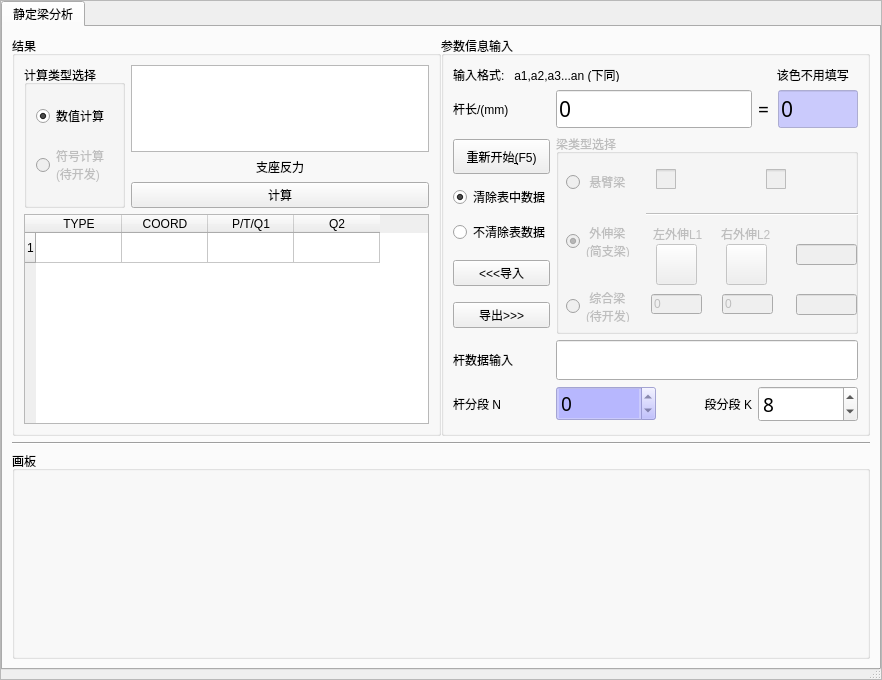
<?xml version="1.0" encoding="UTF-8"?>
<ui version="4.0">
 <class>MainWindow</class>
 <widget class="QDialog" name="MainWindow">
  <property name="geometry">
   <rect>
    <x>0</x>
    <y>0</y>
    <width>882</width>
    <height>680</height>
   </rect>
  </property>
  <property name="sizePolicy">
   <sizepolicy hsizetype="Preferred" vsizetype="Expanding">
    <horstretch>0</horstretch>
    <verstretch>0</verstretch>
   </sizepolicy>
  </property>
  <property name="minimumSize">
   <size>
    <width>0</width>
    <height>450</height>
   </size>
  </property>
  <property name="maximumSize">
   <size>
    <width>65535</width>
    <height>680</height>
   </size>
  </property>
  <property name="windowTitle">
   <string>剪力弯矩计算器</string>
  </property>
  <property name="windowIcon">
   <iconset resource="images.qrc">
    <normaloff>:/Resources/活动铰支.jpg</normaloff>:/Resources/活动铰支.jpg</iconset>
  </property>
  <property name="autoFillBackground">
   <bool>true</bool>
  </property>
  <property name="sizeGripEnabled">
   <bool>true</bool>
  </property>
  <layout class="QGridLayout" name="gridLayout_4">
   <property name="leftMargin">
    <number>0</number>
   </property>
   <property name="topMargin">
    <number>0</number>
   </property>
   <property name="rightMargin">
    <number>0</number>
   </property>
   <property name="bottomMargin">
    <number>0</number>
   </property>
   <item row="0" column="0">
    <widget class="QScrollArea" name="scrollArea">
     <property name="minimumSize">
      <size>
       <width>0</width>
       <height>450</height>
      </size>
     </property>
     <property name="layoutDirection">
      <enum>Qt::LeftToRight</enum>
     </property>
     <property name="horizontalScrollBarPolicy">
      <enum>Qt::ScrollBarAsNeeded</enum>
     </property>
     <property name="widgetResizable">
      <bool>true</bool>
     </property>
     <widget class="QWidget" name="scrollAreaWidgetContents_2">
      <property name="geometry">
       <rect>
        <x>0</x>
        <y>0</y>
        <width>880</width>
        <height>678</height>
       </rect>
      </property>
      <layout class="QGridLayout" name="gridLayout_5">
       <property name="leftMargin">
        <number>0</number>
       </property>
       <property name="topMargin">
        <number>0</number>
       </property>
       <property name="rightMargin">
        <number>0</number>
       </property>
       <item row="0" column="1">
        <widget class="QTabWidget" name="tabWidget">
         <property name="enabled">
          <bool>true</bool>
         </property>
         <property name="minimumSize">
          <size>
           <width>700</width>
           <height>650</height>
          </size>
         </property>
         <property name="maximumSize">
          <size>
           <width>65535</width>
           <height>65535</height>
          </size>
         </property>
         <property name="focusPolicy">
          <enum>Qt::NoFocus</enum>
         </property>
         <property name="layoutDirection">
          <enum>Qt::LeftToRight</enum>
         </property>
         <property name="autoFillBackground">
          <bool>true</bool>
         </property>
         <property name="styleSheet">
          <string notr="true"/>
         </property>
         <property name="currentIndex">
          <number>0</number>
         </property>
         <property name="movable">
          <bool>false</bool>
         </property>
         <widget class="QWidget" name="tab">
          <attribute name="title">
           <string>静定梁分析</string>
          </attribute>
          <layout class="QVBoxLayout" name="verticalLayout_4">
           <item>
            <layout class="QHBoxLayout" name="horizontalLayout_4">
             <property name="spacing">
              <number>0</number>
             </property>
             <item>
              <widget class="QGroupBox" name="groupBox_2">
               <property name="minimumSize">
                <size>
                 <width>0</width>
                 <height>400</height>
                </size>
               </property>
               <property name="maximumSize">
                <size>
                 <width>6666</width>
                 <height>400</height>
                </size>
               </property>
               <property name="title">
                <string>结果</string>
               </property>
               <layout class="QVBoxLayout" name="verticalLayout_3" stretch="0,0">
                <item>
                 <layout class="QHBoxLayout" name="horizontalLayout_5">
                  <item>
                   <widget class="QGroupBox" name="groupBox1">
                    <property name="title">
                     <string>计算类型选择</string>
                    </property>
                    <layout class="QVBoxLayout" name="verticalLayout_2">
                     <item>
                      <widget class="QRadioButton" name="radioButton_4">
                       <property name="focusPolicy">
                        <enum>Qt::NoFocus</enum>
                       </property>
                       <property name="text">
                        <string>数值计算</string>
                       </property>
                       <property name="checked">
                        <bool>true</bool>
                       </property>
                      </widget>
                     </item>
                     <item>
                      <widget class="QRadioButton" name="radioButton_5">
                       <property name="enabled">
                        <bool>false</bool>
                       </property>
                       <property name="focusPolicy">
                        <enum>Qt::NoFocus</enum>
                       </property>
                       <property name="text">
                        <string>符号计算
(待开发)</string>
                       </property>
                       <property name="checked">
                        <bool>false</bool>
                       </property>
                      </widget>
                     </item>
                    </layout>
                   </widget>
                  </item>
                  <item>
                   <layout class="QGridLayout" name="gridLayout_3">
                    <item row="2" column="0">
                     <widget class="QPushButton" name="pushButton_2">
                      <property name="text">
                       <string>计算</string>
                      </property>
                      <property name="autoDefault">
                       <bool>false</bool>
                      </property>
                     </widget>
                    </item>
                    <item row="1" column="0">
                     <widget class="QLabel" name="label_11">
                      <property name="text">
                       <string>                  支座反力</string>
                      </property>
                      <property name="textFormat">
                       <enum>Qt::RichText</enum>
                      </property>
                      <property name="alignment">
                       <set>Qt::AlignCenter</set>
                      </property>
                     </widget>
                    </item>
                    <item row="0" column="0">
                     <widget class="QTextEdit" name="textEdit_1">
                      <property name="font">
                       <font>
                        <family>黑体</family>
                        <pointsize>12</pointsize>
                       </font>
                      </property>
                      <property name="readOnly">
                       <bool>true</bool>
                      </property>
                     </widget>
                    </item>
                   </layout>
                  </item>
                 </layout>
                </item>
                <item>
                 <widget class="QTableWidget" name="tableWidget">
                  <property name="minimumSize">
                   <size>
                    <width>0</width>
                    <height>210</height>
                   </size>
                  </property>
                  <property name="sizeIncrement">
                   <size>
                    <width>381</width>
                    <height>265</height>
                   </size>
                  </property>
                  <property name="baseSize">
                   <size>
                    <width>381</width>
                    <height>265</height>
                   </size>
                  </property>
                  <property name="textElideMode">
                   <enum>Qt::ElideMiddle</enum>
                  </property>
                  <attribute name="horizontalHeaderCascadingSectionResizes">
                   <bool>true</bool>
                  </attribute>
                  <attribute name="horizontalHeaderDefaultSectionSize">
                   <number>86</number>
                  </attribute>
                  <row>
                   <property name="text">
                    <string>1</string>
                   </property>
                  </row>
                  <column>
                   <property name="text">
                    <string>TYPE</string>
                   </property>
                  </column>
                  <column>
                   <property name="text">
                    <string>COORD</string>
                   </property>
                  </column>
                  <column>
                   <property name="text">
                    <string>P/T/Q1</string>
                   </property>
                  </column>
                  <column>
                   <property name="text">
                    <string>Q2</string>
                   </property>
                  </column>
                  <item row="0" column="0">
                   <property name="text">
                    <string/>
                   </property>
                  </item>
                  <item row="0" column="1">
                   <property name="text">
                    <string/>
                   </property>
                  </item>
                  <item row="0" column="2">
                   <property name="text">
                    <string/>
                   </property>
                  </item>
                  <item row="0" column="3">
                   <property name="text">
                    <string/>
                   </property>
                  </item>
                 </widget>
                </item>
               </layout>
              </widget>
             </item>
             <item>
              <widget class="QGroupBox" name="groupBox">
               <property name="minimumSize">
                <size>
                 <width>0</width>
                 <height>400</height>
                </size>
               </property>
               <property name="maximumSize">
                <size>
                 <width>6666</width>
                 <height>400</height>
                </size>
               </property>
               <property name="title">
                <string>参数信息输入</string>
               </property>
               <layout class="QGridLayout" name="gridLayout">
                <item row="0" column="0">
                 <layout class="QGridLayout" name="gridLayout_2">
                  <item row="4" column="0">
                   <widget class="QPushButton" name="pushButton_6">
                    <property name="enabled">
                     <bool>true</bool>
                    </property>
                    <property name="focusPolicy">
                     <enum>Qt::NoFocus</enum>
                    </property>
                    <property name="text">
                     <string>导出&gt;&gt;&gt;</string>
                    </property>
                   </widget>
                  </item>
                  <item row="6" column="0">
                   <widget class="QLabel" name="label_8">
                    <property name="maximumSize">
                     <size>
                      <width>60</width>
                      <height>16777215</height>
                     </size>
                    </property>
                    <property name="text">
                     <string>杆分段 N</string>
                    </property>
                   </widget>
                  </item>
                  <item row="6" column="3">
                   <widget class="QSpinBox" name="Kbox">
                    <property name="sizePolicy">
                     <sizepolicy hsizetype="Expanding" vsizetype="Fixed">
                      <horstretch>0</horstretch>
                      <verstretch>0</verstretch>
                     </sizepolicy>
                    </property>
                    <property name="minimumSize">
                     <size>
                      <width>100</width>
                      <height>30</height>
                     </size>
                    </property>
                    <property name="maximumSize">
                     <size>
                      <width>100</width>
                      <height>16777215</height>
                     </size>
                    </property>
                    <property name="font">
                     <font>
                      <family>Agency FB</family>
                      <pointsize>14</pointsize>
                     </font>
                    </property>
                    <property name="maximum">
                     <number>1000</number>
                    </property>
                    <property name="value">
                     <number>8</number>
                    </property>
                   </widget>
                  </item>
                  <item row="5" column="0">
                   <widget class="QLabel" name="label_21">
                    <property name="maximumSize">
                     <size>
                      <width>60</width>
                      <height>16777215</height>
                     </size>
                    </property>
                    <property name="text">
                     <string>杆数据输入</string>
                    </property>
                   </widget>
                  </item>
                  <item row="1" column="3">
                   <layout class="QHBoxLayout" name="horizontalLayout">
                    <item>
                     <widget class="QLabel" name="label">
                      <property name="font">
                       <font>
                        <family>黑体</family>
                        <pointsize>14</pointsize>
                       </font>
                      </property>
                      <property name="text">
                       <string>=</string>
                      </property>
                     </widget>
                    </item>
                    <item>
                     <widget class="QLineEdit" name="lineEdit24">
                      <property name="sizePolicy">
                       <sizepolicy hsizetype="Maximum" vsizetype="Maximum">
                        <horstretch>0</horstretch>
                        <verstretch>0</verstretch>
                       </sizepolicy>
                      </property>
                      <property name="minimumSize">
                       <size>
                        <width>60</width>
                        <height>20</height>
                       </size>
                      </property>
                      <property name="maximumSize">
                       <size>
                        <width>80</width>
                        <height>16777215</height>
                       </size>
                      </property>
                      <property name="font">
                       <font>
                        <family>黑体</family>
                        <pointsize>16</pointsize>
                       </font>
                      </property>
                      <property name="layoutDirection">
                       <enum>Qt::RightToLeft</enum>
                      </property>
                      <property name="styleSheet">
                       <string notr="true">background-color: rgba(170, 170, 255, 150);</string>
                      </property>
                      <property name="text">
                       <string>0</string>
                      </property>
                      <property name="maxLength">
                       <number>30000</number>
                      </property>
                      <property name="readOnly">
                       <bool>true</bool>
                      </property>
                     </widget>
                    </item>
                   </layout>
                  </item>
                  <item row="5" column="1" colspan="3">
                   <widget class="QLineEdit" name="lineEdit">
                    <property name="minimumSize">
                     <size>
                      <width>0</width>
                      <height>40</height>
                     </size>
                    </property>
                    <property name="font">
                     <font>
                      <family>黑体</family>
                      <pointsize>16</pointsize>
                     </font>
                    </property>
                    <property name="text">
                     <string/>
                    </property>
                   </widget>
                  </item>
                  <item row="0" column="3">
                   <widget class="QLabel" name="label_2">
                    <property name="text">
                     <string>   该色不用填写</string>
                    </property>
                    <property name="alignment">
                     <set>Qt::AlignCenter</set>
                    </property>
                   </widget>
                  </item>
                  <item row="6" column="1">
                   <widget class="QSpinBox" name="Nbox">
                    <property name="sizePolicy">
                     <sizepolicy hsizetype="Expanding" vsizetype="Fixed">
                      <horstretch>0</horstretch>
                      <verstretch>0</verstretch>
                     </sizepolicy>
                    </property>
                    <property name="minimumSize">
                     <size>
                      <width>10</width>
                      <height>30</height>
                     </size>
                    </property>
                    <property name="maximumSize">
                     <size>
                      <width>100</width>
                      <height>16777215</height>
                     </size>
                    </property>
                    <property name="font">
                     <font>
                      <family>Agency FB</family>
                      <pointsize>14</pointsize>
                     </font>
                    </property>
                    <property name="styleSheet">
                     <string notr="true">background-color: rgba(170, 170, 255, 150);</string>
                    </property>
                    <property name="readOnly">
                     <bool>true</bool>
                    </property>
                    <property name="value">
                     <number>0</number>
                    </property>
                   </widget>
                  </item>
                  <item row="1" column="0">
                   <widget class="QLabel" name="label_7">
                    <property name="sizePolicy">
                     <sizepolicy hsizetype="Minimum" vsizetype="Preferred">
                      <horstretch>0</horstretch>
                      <verstretch>0</verstretch>
                     </sizepolicy>
                    </property>
                    <property name="maximumSize">
                     <size>
                      <width>60</width>
                      <height>16777215</height>
                     </size>
                    </property>
                    <property name="text">
                     <string>杆长/(mm)</string>
                    </property>
                   </widget>
                  </item>
                  <item row="0" column="0" colspan="3">
                   <widget class="QLabel" name="label_22">
                    <property name="sizePolicy">
                     <sizepolicy hsizetype="Expanding" vsizetype="Preferred">
                      <horstretch>0</horstretch>
                      <verstretch>0</verstretch>
                     </sizepolicy>
                    </property>
                    <property name="maximumSize">
                     <size>
                      <width>16777215</width>
                      <height>15</height>
                     </size>
                    </property>
                    <property name="text">
                     <string>输入格式:   a1,a2,a3...an (下同)               </string>
                    </property>
                    <property name="textFormat">
                     <enum>Qt::PlainText</enum>
                    </property>
                    <property name="alignment">
                     <set>Qt::AlignLeading|Qt::AlignLeft|Qt::AlignVCenter</set>
                    </property>
                   </widget>
                  </item>
                  <item row="1" column="1" colspan="2">
                   <widget class="QLineEdit" name="lineEdit21">
                    <property name="sizePolicy">
                     <sizepolicy hsizetype="Expanding" vsizetype="Fixed">
                      <horstretch>0</horstretch>
                      <verstretch>0</verstretch>
                     </sizepolicy>
                    </property>
                    <property name="minimumSize">
                     <size>
                      <width>100</width>
                      <height>20</height>
                     </size>
                    </property>
                    <property name="maximumSize">
                     <size>
                      <width>16777215</width>
                      <height>16777215</height>
                     </size>
                    </property>
                    <property name="font">
                     <font>
                      <family>黑体</family>
                      <pointsize>16</pointsize>
                      <weight>50</weight>
                      <bold>false</bold>
                     </font>
                    </property>
                    <property name="text">
                     <string>0</string>
                    </property>
                    <property name="maxLength">
                     <number>30000</number>
                    </property>
                    <property name="readOnly">
                     <bool>false</bool>
                    </property>
                   </widget>
                  </item>
                  <item row="6" column="2">
                   <widget class="QLabel" name="label_20">
                    <property name="sizePolicy">
                     <sizepolicy hsizetype="Ignored" vsizetype="Preferred">
                      <horstretch>0</horstretch>
                      <verstretch>0</verstretch>
                     </sizepolicy>
                    </property>
                    <property name="minimumSize">
                     <size>
                      <width>40</width>
                      <height>0</height>
                     </size>
                    </property>
                    <property name="maximumSize">
                     <size>
                      <width>666</width>
                      <height>16777215</height>
                     </size>
                    </property>
                    <property name="layoutDirection">
                     <enum>Qt::LeftToRight</enum>
                    </property>
                    <property name="autoFillBackground">
                     <bool>false</bool>
                    </property>
                    <property name="text">
                     <string>段分段 K</string>
                    </property>
                    <property name="alignment">
                     <set>Qt::AlignRight|Qt::AlignTrailing|Qt::AlignVCenter</set>
                    </property>
                   </widget>
                  </item>
                  <item row="3" column="0">
                   <widget class="QPushButton" name="pushButton_3">
                    <property name="enabled">
                     <bool>true</bool>
                    </property>
                    <property name="focusPolicy">
                     <enum>Qt::NoFocus</enum>
                    </property>
                    <property name="text">
                     <string>&lt;&lt;&lt;导入</string>
                    </property>
                   </widget>
                  </item>
                  <item row="2" column="0">
                   <layout class="QVBoxLayout" name="verticalLayout">
                    <item>
                     <widget class="QPushButton" name="pushButton_5">
                      <property name="minimumSize">
                       <size>
                        <width>50</width>
                        <height>35</height>
                       </size>
                      </property>
                      <property name="focusPolicy">
                       <enum>Qt::NoFocus</enum>
                      </property>
                      <property name="text">
                       <string>重新开始&amp;(F5)</string>
                      </property>
                      <property name="shortcut">
                       <string>F5</string>
                      </property>
                     </widget>
                    </item>
                    <item>
                     <widget class="QRadioButton" name="radioButton_1">
                      <property name="text">
                       <string>清除表中数据</string>
                      </property>
                      <property name="checked">
                       <bool>true</bool>
                      </property>
                      <attribute name="buttonGroup">
                       <string notr="true">buttonGroup</string>
                      </attribute>
                     </widget>
                    </item>
                    <item>
                     <widget class="QRadioButton" name="radioButton_2">
                      <property name="text">
                       <string>不清除表数据</string>
                      </property>
                      <attribute name="buttonGroup">
                       <string notr="true">buttonGroup</string>
                      </attribute>
                     </widget>
                    </item>
                   </layout>
                  </item>
                  <item row="2" column="1" rowspan="3" colspan="3">
                   <widget class="QGroupBox" name="groupBox_3">
                    <property name="enabled">
                     <bool>false</bool>
                    </property>
                    <property name="minimumSize">
                     <size>
                      <width>0</width>
                      <height>200</height>
                     </size>
                    </property>
                    <property name="maximumSize">
                     <size>
                      <width>16777215</width>
                      <height>16777215</height>
                     </size>
                    </property>
                    <property name="sizeIncrement">
                     <size>
                      <width>0</width>
                      <height>200</height>
                     </size>
                    </property>
                    <property name="mouseTracking">
                     <bool>false</bool>
                    </property>
                    <property name="title">
                     <string>梁类型选择</string>
                    </property>
                    <property name="flat">
                     <bool>false</bool>
                    </property>
                    <property name="checkable">
                     <bool>false</bool>
                    </property>
                    <widget class="QPushButton" name="pushButton1">
                     <property name="enabled">
                      <bool>false</bool>
                     </property>
                     <property name="geometry">
                      <rect>
                       <x>100</x>
                       <y>110</y>
                       <width>41</width>
                       <height>41</height>
                      </rect>
                     </property>
                     <property name="focusPolicy">
                      <enum>Qt::NoFocus</enum>
                     </property>
                     <property name="autoFillBackground">
                      <bool>false</bool>
                     </property>
                     <property name="styleSheet">
                      <string notr="true"/>
                     </property>
                     <property name="text">
                      <string/>
                     </property>
                     <property name="icon">
                      <iconset resource="images.qrc">
                       <normaloff>:/Resources/固定铰支.jpg</normaloff>:/Resources/固定铰支.jpg</iconset>
                     </property>
                     <property name="iconSize">
                      <size>
                       <width>35</width>
                       <height>35</height>
                      </size>
                     </property>
                     <property name="checkable">
                      <bool>false</bool>
                     </property>
                     <property name="default">
                      <bool>false</bool>
                     </property>
                     <property name="flat">
                      <bool>false</bool>
                     </property>
                    </widget>
                    <widget class="QPushButton" name="pushButton2">
                     <property name="enabled">
                      <bool>false</bool>
                     </property>
                     <property name="geometry">
                      <rect>
                       <x>170</x>
                       <y>110</y>
                       <width>41</width>
                       <height>41</height>
                      </rect>
                     </property>
                     <property name="focusPolicy">
                      <enum>Qt::NoFocus</enum>
                     </property>
                     <property name="autoFillBackground">
                      <bool>false</bool>
                     </property>
                     <property name="styleSheet">
                      <string notr="true"/>
                     </property>
                     <property name="text">
                      <string/>
                     </property>
                     <property name="icon">
                      <iconset resource="images.qrc">
                       <normaloff>:/Resources/活动铰支.jpg</normaloff>:/Resources/活动铰支.jpg</iconset>
                     </property>
                     <property name="iconSize">
                      <size>
                       <width>35</width>
                       <height>35</height>
                      </size>
                     </property>
                     <property name="checkable">
                      <bool>false</bool>
                     </property>
                     <property name="default">
                      <bool>false</bool>
                     </property>
                     <property name="flat">
                      <bool>false</bool>
                     </property>
                    </widget>
                    <widget class="QLineEdit" name="lineEdit22">
                     <property name="geometry">
                      <rect>
                       <x>95</x>
                       <y>160</y>
                       <width>51</width>
                       <height>20</height>
                      </rect>
                     </property>
                     <property name="inputMask">
                      <string/>
                     </property>
                     <property name="text">
                      <string>0</string>
                     </property>
                     <property name="frame">
                      <bool>true</bool>
                     </property>
                     <property name="dragEnabled">
                      <bool>false</bool>
                     </property>
                    </widget>
                    <widget class="QLineEdit" name="lineEdit23">
                     <property name="geometry">
                      <rect>
                       <x>166</x>
                       <y>160</y>
                       <width>51</width>
                       <height>20</height>
                      </rect>
                     </property>
                     <property name="inputMask">
                      <string/>
                     </property>
                     <property name="text">
                      <string>0</string>
                     </property>
                     <property name="maxLength">
                      <number>32767</number>
                     </property>
                    </widget>
                    <widget class="QLabel" name="label_5">
                     <property name="geometry">
                      <rect>
                       <x>97</x>
                       <y>90</y>
                       <width>51</width>
                       <height>20</height>
                      </rect>
                     </property>
                     <property name="text">
                      <string>左外伸L1</string>
                     </property>
                    </widget>
                    <widget class="QLabel" name="label_19">
                     <property name="geometry">
                      <rect>
                       <x>165</x>
                       <y>90</y>
                       <width>61</width>
                       <height>20</height>
                      </rect>
                     </property>
                     <property name="text">
                      <string>右外伸L2</string>
                     </property>
                    </widget>
                    <widget class="QLineEdit" name="lineEdit11">
                     <property name="enabled">
                      <bool>false</bool>
                     </property>
                     <property name="geometry">
                      <rect>
                       <x>240</x>
                       <y>110</y>
                       <width>61</width>
                       <height>21</height>
                      </rect>
                     </property>
                     <property name="statusTip">
                      <string/>
                     </property>
                    </widget>
                    <widget class="QLineEdit" name="lineEdit12">
                     <property name="enabled">
                      <bool>false</bool>
                     </property>
                     <property name="geometry">
                      <rect>
                       <x>240</x>
                       <y>160</y>
                       <width>61</width>
                       <height>21</height>
                      </rect>
                     </property>
                    </widget>
                    <widget class="QCheckBox" name="checkBox1">
                     <property name="enabled">
                      <bool>false</bool>
                     </property>
                     <property name="geometry">
                      <rect>
                       <x>100</x>
                       <y>20</y>
                       <width>91</width>
                       <height>51</height>
                      </rect>
                     </property>
                     <property name="focusPolicy">
                      <enum>Qt::NoFocus</enum>
                     </property>
                     <property name="styleSheet">
                      <string notr="true">QCheckBox::indicator {

    width: 20px;
    height:20px;
}
</string>
                     </property>
                     <property name="text">
                      <string/>
                     </property>
                     <property name="icon">
                      <iconset resource="images.qrc">
                       <normaloff>:/Resources/左端悬臂ico.jpg</normaloff>:/Resources/左端悬臂ico.jpg</iconset>
                     </property>
                     <property name="iconSize">
                      <size>
                       <width>45</width>
                       <height>45</height>
                      </size>
                     </property>
                     <property name="checkable">
                      <bool>true</bool>
                     </property>
                     <property name="checked">
                      <bool>false</bool>
                     </property>
                     <property name="tristate">
                      <bool>false</bool>
                     </property>
                    </widget>
                    <widget class="QCheckBox" name="checkBox2">
                     <property name="enabled">
                      <bool>false</bool>
                     </property>
                     <property name="geometry">
                      <rect>
                       <x>210</x>
                       <y>20</y>
                       <width>101</width>
                       <height>51</height>
                      </rect>
                     </property>
                     <property name="focusPolicy">
                      <enum>Qt::NoFocus</enum>
                     </property>
                     <property name="styleSheet">
                      <string notr="true">QCheckBox::indicator {

    width: 20px;
    height:20px;
}
</string>
                     </property>
                     <property name="text">
                      <string/>
                     </property>
                     <property name="icon">
                      <iconset resource="images.qrc">
                       <normaloff>:/Resources/右端悬臂ico.jpg</normaloff>:/Resources/右端悬臂ico.jpg</iconset>
                     </property>
                     <property name="iconSize">
                      <size>
                       <width>45</width>
                       <height>45</height>
                      </size>
                     </property>
                    </widget>
                    <widget class="Line" name="line">
                     <property name="geometry">
                      <rect>
                       <x>90</x>
                       <y>70</y>
                       <width>221</width>
                       <height>20</height>
                      </rect>
                     </property>
                     <property name="orientation">
                      <enum>Qt::Horizontal</enum>
                     </property>
                    </widget>
                    <widget class="QRadioButton" name="Type2">
                     <property name="enabled">
                      <bool>false</bool>
                     </property>
                     <property name="geometry">
                      <rect>
                       <x>10</x>
                       <y>92</y>
                       <width>71</width>
                       <height>31</height>
                      </rect>
                     </property>
                     <property name="focusPolicy">
                      <enum>Qt::NoFocus</enum>
                     </property>
                     <property name="text">
                      <string> 外伸梁
(简支梁)</string>
                     </property>
                     <property name="checkable">
                      <bool>true</bool>
                     </property>
                     <property name="checked">
                      <bool>true</bool>
                     </property>
                    </widget>
                    <widget class="QRadioButton" name="Type1">
                     <property name="geometry">
                      <rect>
                       <x>10</x>
                       <y>40</y>
                       <width>71</width>
                       <height>16</height>
                      </rect>
                     </property>
                     <property name="focusPolicy">
                      <enum>Qt::NoFocus</enum>
                     </property>
                     <property name="text">
                      <string> 悬臂梁</string>
                     </property>
                     <property name="checked">
                      <bool>false</bool>
                     </property>
                    </widget>
                    <widget class="QRadioButton" name="Type3">
                     <property name="enabled">
                      <bool>false</bool>
                     </property>
                     <property name="geometry">
                      <rect>
                       <x>10</x>
                       <y>157</y>
                       <width>71</width>
                       <height>31</height>
                      </rect>
                     </property>
                     <property name="focusPolicy">
                      <enum>Qt::NoFocus</enum>
                     </property>
                     <property name="text">
                      <string> 综合梁
(待开发)</string>
                     </property>
                     <property name="checked">
                      <bool>false</bool>
                     </property>
                    </widget>
                    <zorder>pushButton1</zorder>
                    <zorder>pushButton2</zorder>
                    <zorder>lineEdit22</zorder>
                    <zorder>lineEdit23</zorder>
                    <zorder>label_5</zorder>
                    <zorder>label_19</zorder>
                    <zorder>lineEdit11</zorder>
                    <zorder>lineEdit12</zorder>
                    <zorder>checkBox1</zorder>
                    <zorder>checkBox2</zorder>
                    <zorder>line</zorder>
                    <zorder>Type1</zorder>
                    <zorder>Type2</zorder>
                    <zorder>Type3</zorder>
                    <zorder>Type3</zorder>
                    <zorder>Type2</zorder>
                    <zorder>Type1</zorder>
                    <zorder>Type2</zorder>
                    <zorder>Type1</zorder>
                    <zorder>Type3</zorder>
                   </widget>
                  </item>
                 </layout>
                </item>
               </layout>
              </widget>
             </item>
            </layout>
           </item>
           <item>
            <widget class="Line" name="line_2">
             <property name="orientation">
              <enum>Qt::Horizontal</enum>
             </property>
            </widget>
           </item>
           <item>
            <widget class="QGroupBox" name="groupBox_10">
             <property name="title">
              <string>画板</string>
             </property>
             <layout class="QHBoxLayout" name="horizontalLayout_6">
              <item>
               <spacer name="verticalSpacer">
                <property name="orientation">
                 <enum>Qt::Vertical</enum>
                </property>
                <property name="sizeHint" stdset="0">
                 <size>
                  <width>0</width>
                  <height>147</height>
                 </size>
                </property>
               </spacer>
              </item>
             </layout>
            </widget>
           </item>
          </layout>
         </widget>
        </widget>
       </item>
      </layout>
     </widget>
    </widget>
   </item>
  </layout>
 </widget>
 <tabstops>
  <tabstop>lineEdit21</tabstop>
  <tabstop>lineEdit22</tabstop>
  <tabstop>lineEdit23</tabstop>
  <tabstop>lineEdit</tabstop>
  <tabstop>Kbox</tabstop>
  <tabstop>pushButton_2</tabstop>
  <tabstop>pushButton_5</tabstop>
  <tabstop>pushButton_3</tabstop>
  <tabstop>pushButton_6</tabstop>
  <tabstop>lineEdit12</tabstop>
  <tabstop>lineEdit24</tabstop>
  <tabstop>tableWidget</tabstop>
  <tabstop>Nbox</tabstop>
  <tabstop>textEdit_1</tabstop>
  <tabstop>scrollArea</tabstop>
  <tabstop>radioButton_1</tabstop>
  <tabstop>radioButton_2</tabstop>
  <tabstop>lineEdit11</tabstop>
 </tabstops>
 <resources>
  <include location="images.qrc"/>
 </resources>
 <connections/>
 <buttongroups>
  <buttongroup name="buttonGroup"/>
  <buttongroup name="buttonGroup_2"/>
 </buttongroups>
</ui>
